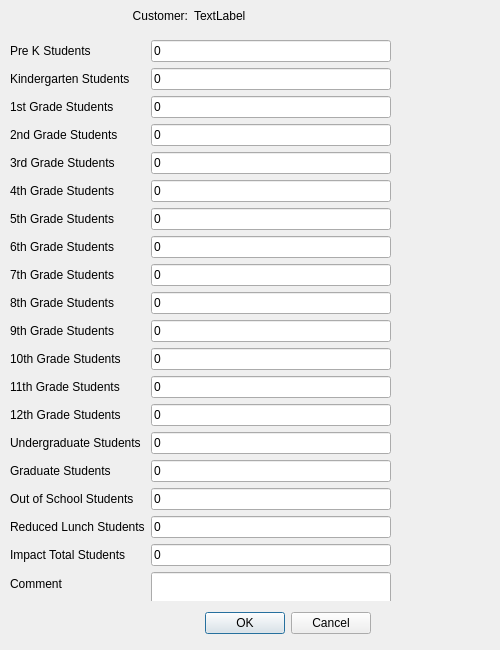
<?xml version="1.0" encoding="UTF-8"?>
<ui version="4.0">
 <class>Impact_Student</class>
 <widget class="QDialog" name="Impact_Student">
  <property name="windowModality">
   <enum>Qt::WindowModal</enum>
  </property>
  <property name="geometry">
   <rect>
    <x>0</x>
    <y>0</y>
    <width>500</width>
    <height>650</height>
   </rect>
  </property>
  <property name="sizePolicy">
   <sizepolicy hsizetype="Fixed" vsizetype="Fixed">
    <horstretch>0</horstretch>
    <verstretch>0</verstretch>
   </sizepolicy>
  </property>
  <property name="minimumSize">
   <size>
    <width>500</width>
    <height>650</height>
   </size>
  </property>
  <property name="maximumSize">
   <size>
    <width>500</width>
    <height>650</height>
   </size>
  </property>
  <property name="windowTitle">
   <string>Add/Edit Student Impact Numbers</string>
  </property>
  <widget class="QWidget" name="layoutWidget">
   <property name="geometry">
    <rect>
     <x>10</x>
     <y>610</y>
     <width>361</width>
     <height>27</height>
    </rect>
   </property>
   <layout class="QHBoxLayout" name="horizontalLayout">
    <item>
     <spacer name="horizontalSpacer">
      <property name="orientation">
       <enum>Qt::Horizontal</enum>
      </property>
      <property name="sizeHint" stdset="0">
       <size>
        <width>40</width>
        <height>20</height>
       </size>
      </property>
     </spacer>
    </item>
    <item>
     <widget class="QPushButton" name="_btnOK">
      <property name="enabled">
       <bool>true</bool>
      </property>
      <property name="text">
       <string>OK</string>
      </property>
     </widget>
    </item>
    <item>
     <widget class="QPushButton" name="_btnCancel">
      <property name="text">
       <string>Cancel</string>
      </property>
     </widget>
    </item>
   </layout>
  </widget>
  <widget class="QWidget" name="gridLayoutWidget_3">
   <property name="geometry">
    <rect>
     <x>10</x>
     <y>0</y>
     <width>361</width>
     <height>31</height>
    </rect>
   </property>
   <layout class="QGridLayout" name="gridLayout_3">
    <item row="0" column="0">
     <widget class="QLabel" name="label">
      <property name="text">
       <string>Customer:</string>
      </property>
      <property name="alignment">
       <set>Qt::AlignRight|Qt::AlignTrailing|Qt::AlignVCenter</set>
      </property>
     </widget>
    </item>
    <item row="0" column="2">
     <widget class="QLabel" name="_lblCustomer">
      <property name="text">
       <string>TextLabel</string>
      </property>
     </widget>
    </item>
   </layout>
  </widget>
  <widget class="QWidget" name="formLayoutWidget">
   <property name="geometry">
    <rect>
     <x>10</x>
     <y>40</y>
     <width>381</width>
     <height>561</height>
    </rect>
   </property>
   <layout class="QFormLayout" name="formLayout">
    <property name="fieldGrowthPolicy">
     <enum>QFormLayout::AllNonFixedFieldsGrow</enum>
    </property>
    <item row="0" column="0">
     <widget class="QLabel" name="preKStudentsLabel">
      <property name="text">
       <string>Pre K Students</string>
      </property>
     </widget>
    </item>
    <item row="0" column="1">
     <widget class="QLineEdit" name="preKStudentsLineEdit">
      <property name="inputMethodHints">
       <set>Qt::ImhDigitsOnly|Qt::ImhPreferNumbers</set>
      </property>
      <property name="inputMask">
       <string>00009; </string>
      </property>
      <property name="text">
       <string>0</string>
      </property>
      <property name="cursorPosition">
       <number>1</number>
      </property>
     </widget>
    </item>
    <item row="1" column="0">
     <widget class="QLabel" name="kindergartenStudentsLabel">
      <property name="text">
       <string>Kindergarten Students</string>
      </property>
     </widget>
    </item>
    <item row="1" column="1">
     <widget class="QLineEdit" name="kindergartenStudentsLineEdit">
      <property name="inputMethodHints">
       <set>Qt::ImhDigitsOnly|Qt::ImhPreferNumbers</set>
      </property>
      <property name="inputMask">
       <string>00009; </string>
      </property>
      <property name="text">
       <string>0</string>
      </property>
      <property name="cursorPosition">
       <number>1</number>
      </property>
     </widget>
    </item>
    <item row="2" column="0">
     <widget class="QLabel" name="1stGradeStudentsLabel">
      <property name="text">
       <string>1st Grade Students</string>
      </property>
     </widget>
    </item>
    <item row="2" column="1">
     <widget class="QLineEdit" name="s1stGradeStudentsLineEdit">
      <property name="inputMethodHints">
       <set>Qt::ImhDigitsOnly|Qt::ImhPreferNumbers</set>
      </property>
      <property name="inputMask">
       <string>00009; </string>
      </property>
      <property name="text">
       <string>0</string>
      </property>
      <property name="cursorPosition">
       <number>1</number>
      </property>
     </widget>
    </item>
    <item row="3" column="0">
     <widget class="QLabel" name="2ndGradeStudentsLabel">
      <property name="text">
       <string>2nd Grade Students</string>
      </property>
     </widget>
    </item>
    <item row="3" column="1">
     <widget class="QLineEdit" name="s2ndGradeStudentsLineEdit">
      <property name="inputMethodHints">
       <set>Qt::ImhDigitsOnly|Qt::ImhPreferNumbers</set>
      </property>
      <property name="inputMask">
       <string>00009; </string>
      </property>
      <property name="text">
       <string>0</string>
      </property>
      <property name="cursorPosition">
       <number>1</number>
      </property>
     </widget>
    </item>
    <item row="4" column="0">
     <widget class="QLabel" name="3rdGradeStudentsLabel">
      <property name="text">
       <string>3rd Grade Students</string>
      </property>
     </widget>
    </item>
    <item row="4" column="1">
     <widget class="QLineEdit" name="s3rdGradeStudentsLineEdit">
      <property name="inputMethodHints">
       <set>Qt::ImhDigitsOnly|Qt::ImhPreferNumbers</set>
      </property>
      <property name="inputMask">
       <string>00009; </string>
      </property>
      <property name="text">
       <string>0</string>
      </property>
      <property name="cursorPosition">
       <number>1</number>
      </property>
     </widget>
    </item>
    <item row="5" column="0">
     <widget class="QLabel" name="4thGradeStudentsLabel">
      <property name="text">
       <string>4th Grade Students</string>
      </property>
     </widget>
    </item>
    <item row="5" column="1">
     <widget class="QLineEdit" name="s4thGradeStudentsLineEdit">
      <property name="inputMethodHints">
       <set>Qt::ImhDigitsOnly|Qt::ImhPreferNumbers</set>
      </property>
      <property name="inputMask">
       <string>00009; </string>
      </property>
      <property name="text">
       <string>0</string>
      </property>
      <property name="cursorPosition">
       <number>1</number>
      </property>
     </widget>
    </item>
    <item row="6" column="0">
     <widget class="QLabel" name="5thGradeStudentsLabel">
      <property name="text">
       <string>5th Grade Students</string>
      </property>
     </widget>
    </item>
    <item row="6" column="1">
     <widget class="QLineEdit" name="s5thGradeStudentsLineEdit">
      <property name="inputMethodHints">
       <set>Qt::ImhDigitsOnly|Qt::ImhPreferNumbers</set>
      </property>
      <property name="inputMask">
       <string>00009; </string>
      </property>
      <property name="text">
       <string>0</string>
      </property>
      <property name="cursorPosition">
       <number>1</number>
      </property>
     </widget>
    </item>
    <item row="7" column="0">
     <widget class="QLabel" name="6thGradeStudentsLabel">
      <property name="text">
       <string>6th Grade Students</string>
      </property>
     </widget>
    </item>
    <item row="7" column="1">
     <widget class="QLineEdit" name="s6thGradeStudentsLineEdit">
      <property name="inputMethodHints">
       <set>Qt::ImhDigitsOnly|Qt::ImhPreferNumbers</set>
      </property>
      <property name="inputMask">
       <string>00009; </string>
      </property>
      <property name="text">
       <string>0</string>
      </property>
      <property name="cursorPosition">
       <number>1</number>
      </property>
     </widget>
    </item>
    <item row="8" column="0">
     <widget class="QLabel" name="7thGradeStudentsLabel">
      <property name="text">
       <string>7th Grade Students</string>
      </property>
     </widget>
    </item>
    <item row="8" column="1">
     <widget class="QLineEdit" name="s7thGradeStudentsLineEdit">
      <property name="inputMethodHints">
       <set>Qt::ImhDigitsOnly|Qt::ImhPreferNumbers</set>
      </property>
      <property name="inputMask">
       <string>00009; </string>
      </property>
      <property name="text">
       <string>0</string>
      </property>
      <property name="cursorPosition">
       <number>1</number>
      </property>
     </widget>
    </item>
    <item row="9" column="0">
     <widget class="QLabel" name="8thGradeStudentsLabel">
      <property name="text">
       <string>8th Grade Students</string>
      </property>
     </widget>
    </item>
    <item row="9" column="1">
     <widget class="QLineEdit" name="s8thGradeStudentsLineEdit">
      <property name="inputMethodHints">
       <set>Qt::ImhDigitsOnly|Qt::ImhPreferNumbers</set>
      </property>
      <property name="inputMask">
       <string>00009; </string>
      </property>
      <property name="text">
       <string>0</string>
      </property>
      <property name="cursorPosition">
       <number>1</number>
      </property>
     </widget>
    </item>
    <item row="10" column="0">
     <widget class="QLabel" name="9thGradeStudentsLabel">
      <property name="text">
       <string>9th Grade Students</string>
      </property>
     </widget>
    </item>
    <item row="10" column="1">
     <widget class="QLineEdit" name="s9thGradeStudentsLineEdit">
      <property name="inputMethodHints">
       <set>Qt::ImhDigitsOnly|Qt::ImhPreferNumbers</set>
      </property>
      <property name="inputMask">
       <string>00009; </string>
      </property>
      <property name="text">
       <string>0</string>
      </property>
      <property name="cursorPosition">
       <number>1</number>
      </property>
     </widget>
    </item>
    <item row="11" column="0">
     <widget class="QLabel" name="10thGradeStudentsLabel">
      <property name="text">
       <string>10th Grade Students</string>
      </property>
     </widget>
    </item>
    <item row="11" column="1">
     <widget class="QLineEdit" name="s10thGradeStudentsLineEdit">
      <property name="inputMethodHints">
       <set>Qt::ImhDigitsOnly|Qt::ImhPreferNumbers</set>
      </property>
      <property name="inputMask">
       <string>00009; </string>
      </property>
      <property name="text">
       <string>0</string>
      </property>
      <property name="cursorPosition">
       <number>1</number>
      </property>
     </widget>
    </item>
    <item row="12" column="0">
     <widget class="QLabel" name="11thGradeStudentsLabel">
      <property name="text">
       <string>11th Grade Students</string>
      </property>
     </widget>
    </item>
    <item row="12" column="1">
     <widget class="QLineEdit" name="s11thGradeStudentsLineEdit">
      <property name="inputMethodHints">
       <set>Qt::ImhDigitsOnly|Qt::ImhPreferNumbers</set>
      </property>
      <property name="inputMask">
       <string>00009; </string>
      </property>
      <property name="text">
       <string>0</string>
      </property>
      <property name="cursorPosition">
       <number>1</number>
      </property>
     </widget>
    </item>
    <item row="13" column="0">
     <widget class="QLabel" name="12thGradeStudentsLabel">
      <property name="text">
       <string>12th Grade Students</string>
      </property>
     </widget>
    </item>
    <item row="13" column="1">
     <widget class="QLineEdit" name="s12thGradeStudentsLineEdit">
      <property name="inputMethodHints">
       <set>Qt::ImhDigitsOnly|Qt::ImhPreferNumbers</set>
      </property>
      <property name="inputMask">
       <string>00009; </string>
      </property>
      <property name="text">
       <string>0</string>
      </property>
      <property name="cursorPosition">
       <number>1</number>
      </property>
     </widget>
    </item>
    <item row="14" column="0">
     <widget class="QLabel" name="undergraduateStudentsLabel">
      <property name="text">
       <string>Undergraduate Students</string>
      </property>
     </widget>
    </item>
    <item row="14" column="1">
     <widget class="QLineEdit" name="undergraduateStudentsLineEdit">
      <property name="inputMethodHints">
       <set>Qt::ImhDigitsOnly|Qt::ImhPreferNumbers</set>
      </property>
      <property name="inputMask">
       <string>00009; </string>
      </property>
      <property name="text">
       <string>0</string>
      </property>
      <property name="cursorPosition">
       <number>1</number>
      </property>
     </widget>
    </item>
    <item row="15" column="0">
     <widget class="QLabel" name="graduateStudentsLabel">
      <property name="text">
       <string>Graduate Students</string>
      </property>
     </widget>
    </item>
    <item row="15" column="1">
     <widget class="QLineEdit" name="graduateStudentsLineEdit">
      <property name="inputMethodHints">
       <set>Qt::ImhDigitsOnly|Qt::ImhPreferNumbers</set>
      </property>
      <property name="inputMask">
       <string>00009; </string>
      </property>
      <property name="text">
       <string>0</string>
      </property>
      <property name="cursorPosition">
       <number>1</number>
      </property>
     </widget>
    </item>
    <item row="16" column="0">
     <widget class="QLabel" name="outOfSchoolStudentsLabel">
      <property name="text">
       <string>Out of School Students</string>
      </property>
     </widget>
    </item>
    <item row="16" column="1">
     <widget class="QLineEdit" name="outOfSchoolStudentsLineEdit">
      <property name="inputMethodHints">
       <set>Qt::ImhDigitsOnly|Qt::ImhPreferNumbers</set>
      </property>
      <property name="inputMask">
       <string>00009; </string>
      </property>
      <property name="text">
       <string>0</string>
      </property>
      <property name="cursorPosition">
       <number>1</number>
      </property>
     </widget>
    </item>
    <item row="17" column="0">
     <widget class="QLabel" name="reducedLunchStudentsLabel">
      <property name="text">
       <string>Reduced Lunch Students</string>
      </property>
     </widget>
    </item>
    <item row="17" column="1">
     <widget class="QLineEdit" name="reducedLunchStudentsLineEdit">
      <property name="inputMethodHints">
       <set>Qt::ImhDigitsOnly|Qt::ImhPreferNumbers</set>
      </property>
      <property name="inputMask">
       <string>00009; </string>
      </property>
      <property name="text">
       <string>0</string>
      </property>
      <property name="cursorPosition">
       <number>1</number>
      </property>
     </widget>
    </item>
    <item row="18" column="0">
     <widget class="QLabel" name="impactTotalStudentsLabel">
      <property name="text">
       <string>Impact Total Students</string>
      </property>
     </widget>
    </item>
    <item row="18" column="1">
     <widget class="QLineEdit" name="impactTotalStudentsLineEdit">
      <property name="inputMask">
       <string>00009; </string>
      </property>
      <property name="text">
       <string>0</string>
      </property>
      <property name="maxLength">
       <number>5</number>
      </property>
     </widget>
    </item>
    <item row="19" column="0">
     <widget class="QLabel" name="commentLabel">
      <property name="text">
       <string>Comment</string>
      </property>
     </widget>
    </item>
    <item row="19" column="1">
     <widget class="QLineEdit" name="commentLineEdit">
      <property name="minimumSize">
       <size>
        <width>0</width>
        <height>60</height>
       </size>
      </property>
      <property name="alignment">
       <set>Qt::AlignLeading|Qt::AlignLeft|Qt::AlignTop</set>
      </property>
     </widget>
    </item>
   </layout>
  </widget>
 </widget>
 <resources/>
 <connections/>
</ui>
